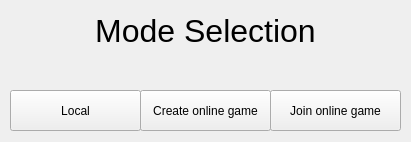
<?xml version="1.0" encoding="UTF-8"?>
<ui version="4.0">
 <class>Form</class>
 <widget class="QWidget" name="Form">
  <property name="geometry">
   <rect>
    <x>0</x>
    <y>0</y>
    <width>411</width>
    <height>142</height>
   </rect>
  </property>
  <property name="windowTitle">
   <string>Form</string>
  </property>
  <widget class="QLabel" name="label">
   <property name="geometry">
    <rect>
     <x>0</x>
     <y>10</y>
     <width>411</width>
     <height>41</height>
    </rect>
   </property>
   <property name="font">
    <font>
     <pointsize>24</pointsize>
    </font>
   </property>
   <property name="text">
    <string>Mode Selection</string>
   </property>
   <property name="alignment">
    <set>Qt::AlignCenter</set>
   </property>
  </widget>
  <widget class="QPushButton" name="local">
   <property name="geometry">
    <rect>
     <x>10</x>
     <y>90</y>
     <width>131</width>
     <height>41</height>
    </rect>
   </property>
   <property name="text">
    <string>Local</string>
   </property>
  </widget>
  <widget class="QPushButton" name="create">
   <property name="geometry">
    <rect>
     <x>140</x>
     <y>90</y>
     <width>131</width>
     <height>41</height>
    </rect>
   </property>
   <property name="text">
    <string>Create online game</string>
   </property>
  </widget>
  <widget class="QPushButton" name="join">
   <property name="geometry">
    <rect>
     <x>270</x>
     <y>90</y>
     <width>131</width>
     <height>41</height>
    </rect>
   </property>
   <property name="text">
    <string>Join online game</string>
   </property>
  </widget>
 </widget>
 <resources/>
 <connections/>
</ui>
